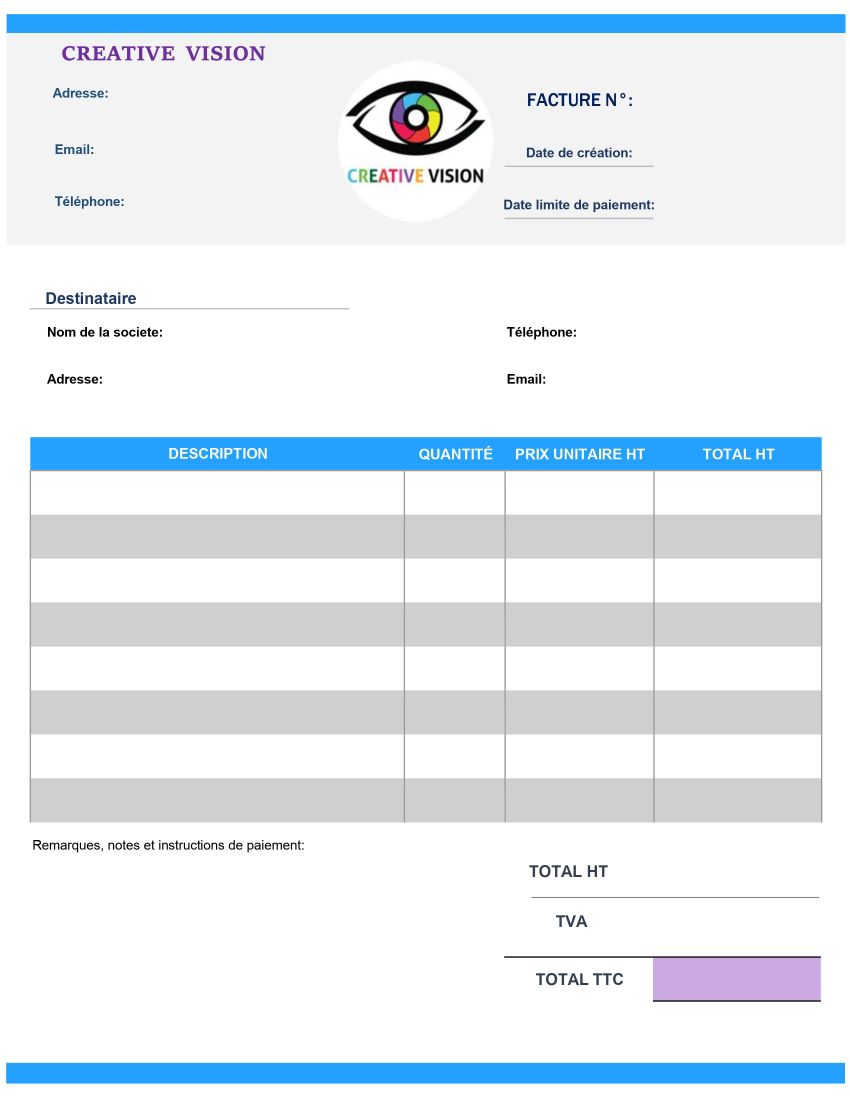
#> input picture Query/Modele facture.jpg, 2550 x 3300 px, found by its file name (shown at 1/3 size)
$ python RegionSelector.py
#> lines starting #> are read from the running program, lines starting #| are printed output that depends on the picture
import cv2
import random

path_query = 'Query/Modele Facture.jpg'
scale = 0.25
circles = []
counter = 0
counter2 = 0
point1 = []
point2 = []
myPoints = []
myColor = []
'''
[[(92, 1408), (1212, 1544), 'text', 'description 1'], [(92, 1552), (1220, 1672), 'text', 'description 2'], [(92, 1676), (1216, 1812), 'text', 'description 3'], [(88, 1804), (1216, 1936), 'text', 'description 4'], [(92, 1936), (1212, 2068), 'text', 'description 5'], [(88, 2080), (1220, 2200), 'text', 'description 6'], [(96, 2204), (1212, 2336), 'text', 'description 7'], [(92, 2340), (1212, 2472), 'text', 'description 8']]
[[(1216, 1412), (1516, 1548), 'text', 'quantité 1'], [(1216, 1544), (1512, 1680), 'text', 'quantité 2'], [(1216, 1676), (1516, 1812), 'text', 'quantité 3'], [(1216, 1816), (1516, 1944), 'text', 'quantité 4 '], [(1216, 1940), (1516, 2080), 'text', 'quantité 5 '], [(1216, 2072), (1520, 2204), 'text', 'quantité 6'], [(1212, 2200), (1516, 2332), 'text', 'quantité 7'], [(1220, 2340), (1512, 2464), 'text', 'quantité 8']]
[[(1516, 1408), (1964, 1548), 'text', 'prix uni HT 1'], [(1512, 1544), (1964, 1676), 'text', 'prix uni HT 2'], [(1520, 1672), (1964, 1808), 'text', 'prix uni HT 3'], [(1516, 1808), (1960, 1940), 'text', 'prix uni HT 4'], [(1516, 1944), (1964, 2076), 'text', 'prix uni HT 5'], [(1512, 2072), (1960, 2200), 'text', 'prix uni HT 6'], [(1512, 2204), (1960, 2336), 'text', 'prix uni HT 7'], [(1512, 2344), (1964, 2460), 'text', 'prix uni HT 8']]
[[(1964, 1416), (2464, 1548), 'text', 'total ht 1'], [(1968, 1544), (2464, 1672), 'text', 'total ht 2'], [(1964, 1676), (2464, 1808), 'text', 'total ht 3'], [(1968, 1812), (2464, 1940), 'text', 'total ht 4'], [(1968, 1940), (2468, 2076), 'text', 'total ht 5'], [(1964, 2072), (2464, 2204), 'text', 'total ht 6'], [(1964, 2200), (2468, 2336), 'text', 'total ht 7'], [(1960, 2340), (2464, 2464), 'text', 'total ht 8']]
[[(100, 2572), (1456, 3136), 'signature', 'remarque/signature'], [(1844, 2504), (2548, 2684), 'text', 'total ht'], [(1844, 2708), (2540, 2852), 'text', 'tva'], [(1964, 2872), (2464, 3000), 'text', 'total ttc']]
[[(508, 936), (1328, 1076), 'text', 'nom de la societe'], [(340, 1060), (1344, 1276), 'text', 'adresse'], [(1764, 940), [(1768, 936), (2540, 1040), 'text', 'telephone'], [(1672, 1048), (2540, 1248), 'text', 'email']]
[[(1936, 400), (2524, 504), 'text', 'date de création'], [(1988, 556), (2532, 688), 'text', 'date limite de paiement'], [(1924, 196), (2528, 380), 'text', 'num facture']]

'''
def mousePoints(event,x,y,flags,params):
    global counter,point1,point2,counter2,circles,myColor
    if event == cv2.EVENT_LBUTTONDOWN:
        if counter == 0 :
            point1 = int(x//scale),int(y//scale)
            counter =+1
            myColor = (random.randint(0,2)*200, random.randint(0,2)*200,random.randint(0,2)*200)
        elif counter == 1 :
            point2 = int(x//scale),int(y//scale)
            type = input('Enter Type')
            name = input ('Enter Name')
            myPoints.append([point1,point2,type,name])
            counter=0
        circles.append([x,y,myColor])
        counter2 += 1

img = cv2.imread(path_query)
#> img is the input picture: shape (3300, 2550, 3); mean B, G, R 242.3, 235.9, 228.8
img = cv2.resize(img,(0,0), None, scale, scale)
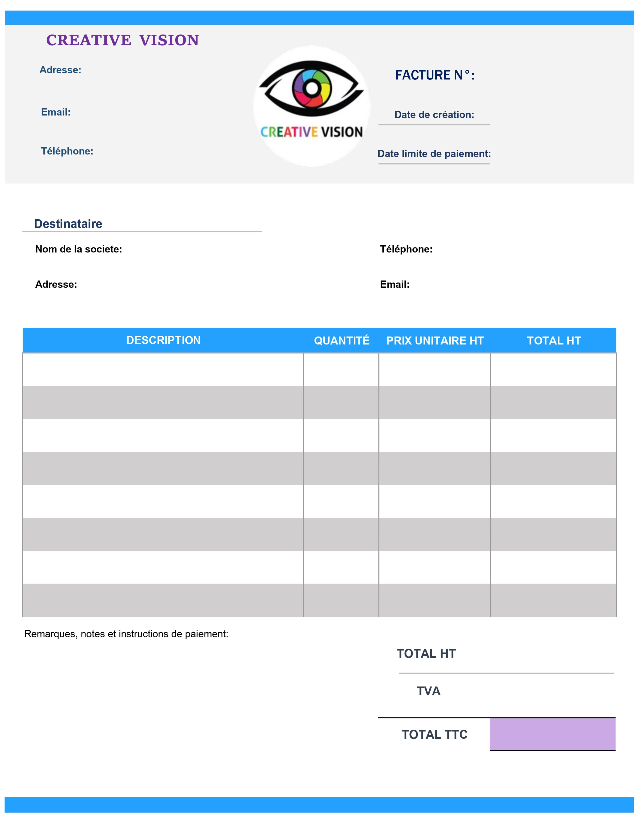
#> img: shape (825, 638, 3); mean B, G, R 242.4, 235.9, 228.9

while True :
    #to display points
    for x,y,color in circles :
        cv2.circle(img,(x,y),3,color,cv2.FILLED)
    cv2.imshow("Original Image ", img)
    cv2.setMouseCallback("Original Image ", mousePoints)
    if cv2.waitKey(1) & 0xFF == ord('s'):
#> (key Esc is pressed here)
        print(myPoints)
        break
